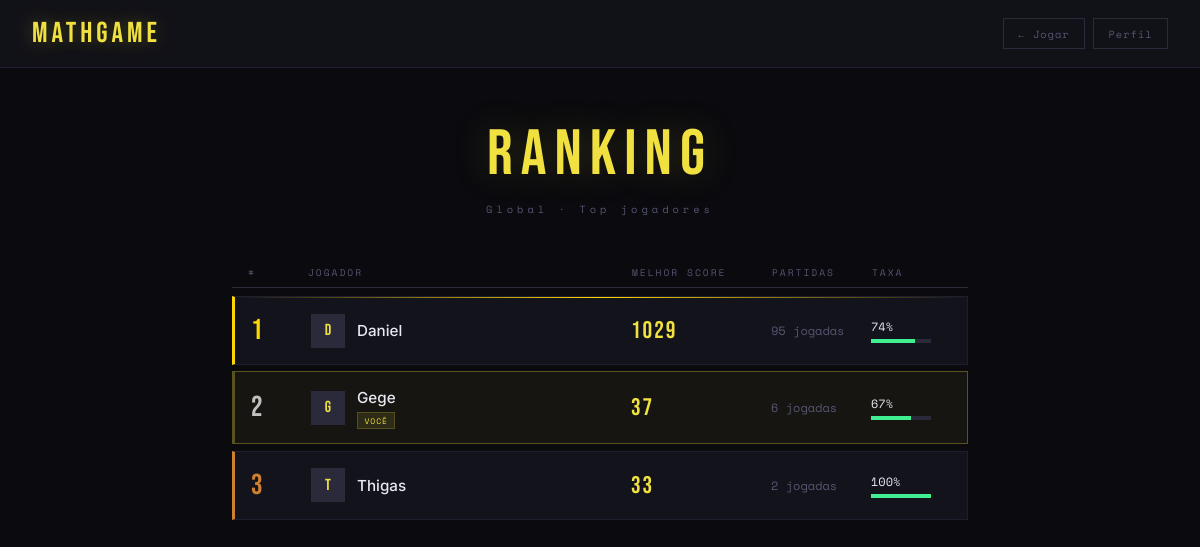
The app's page /ranking (signed in) with its own data.
### tables this page shows
CREATE TABLE usuarios (
            id INTEGER PRIMARY KEY AUTOINCREMENT,
            username TEXT UNIQUE NOT NULL,
            senha_hash TEXT NOT NULL,
            criado_em TEXT NOT NULL,
            total_partidas INTEGER DEFAULT 0,
            total_acertos INTEGER DEFAULT 0,
            melhor_pontuacao INTEGER DEFAULT 0
        );

### app.py (the view)
@app.route('/ranking')
def ranking():
    redir = exige_login()
    if redir:
        return redir
    usuario = usuario_logado()
    dados_ranking = buscar_ranking(20)
    return render_template('ranking.html', usuario=usuario, ranking=dados_ranking)

### app.py (called while the page is built)
def usuario_logado() -> dict | None:
    uid = session.get('usuario_id')
    if uid:
        return buscar_usuario(uid)
    return None

def exige_login():
    if not usuario_logado():
        return redirect(url_for('login'))
    return None

### models/database.py (called while the page is built)
def get_connection() -> sqlite3.Connection:
    conn = sqlite3.connect(DB_PATH)
    conn.row_factory = sqlite3.Row
    return conn

def buscar_usuario(usuario_id: int) -> dict | None:
    conn = get_connection()
    u = conn.execute('SELECT * FROM usuarios WHERE id = ?', (usuario_id,)).fetchone()
    conn.close()
    return dict(u) if u else None

def buscar_ranking(limite: int = 10) -> list[dict]:
    conn = get_connection()
    rows = conn.execute('''
        SELECT username, melhor_pontuacao, total_partidas, total_acertos
        FROM usuarios
        WHERE total_partidas > 0
        ORDER BY melhor_pontuacao DESC
        LIMIT ?
    ''', (limite,)).fetchall()
    conn.close()
    return [dict(r) for r in rows]

### templates/ranking.html (shortened to what this page needs)
<!DOCTYPE html>
<html lang="pt-br">
<head>
</head>
<body>
<header>
  <a href="/jogo" class="header-logo">MATHGAME</a>
  <div class="header-nav">
    <a href="/jogo" class="nav-btn">← Jogar</a>
    <a href="/perfil" class="nav-btn">Perfil</a>
  </div>
</header>
<main>
  <div class="page-header">
    <div class="page-title">Ranking</div>
    <div class="page-sub">Global · Top jogadores</div>
  </div>
  {% if ranking %}
  <div class="ranking-header">
    <span>#</span>
    <span>Jogador</span>
    <span>Melhor Score</span>
    <span>Partidas</span>
    <span>Taxa</span>
  </div>
  {% for jogador in ranking %}
  {% set taxa = (jogador.total_acertos / jogador.total_partidas * 100)|round(0)|int if jogador.total_partidas > 0 else 0 %}
  <div class="ranking-row pos-{{ loop.index }} {% if jogador.username == usuario.username %}meu-perfil{% endif %}">
    <div class="col-pos">{{ loop.index }}</div>
    <div class="col-user">
      <div class="avatar">{{ jogador.username[0]|upper }}</div>
      <div>
        <div class="username">{{ jogador.username }}</div>
        {% if jogador.username == usuario.username %}
        <span class="eu-badge">VOCÊ</span>
        {% endif %}
      </div>
    </div>
    <div class="col-pontos">{{ jogador.melhor_pontuacao }}</div>
    <div class="col-partidas">{{ jogador.total_partidas }} jogadas</div>
    <div class="col-taxa">
      {{ taxa }}%
      <div class="taxa-bar">
        <div class="taxa-fill" style="width: {{ taxa }}%"></div>
      </div>
    </div>
  </div>
  {% endfor %}
  {% else %}
  <div class="empty-state">
    Nenhum jogador ainda.<br>
    Seja o primeiro!<br><br>
    <a href="/jogo" class="btn-jogar">Jogar Agora</a>
  </div>
  {% endif %}
</main>
</body>
</html>

### templates/ranking.html (style rules this page uses)
:root { --bg: #0a0a0f; --surface: #111118; --border: #1e1e2e; --border2: #2a2a3a; --accent: #f0e040; --accent2: #40e0f0; --green: #40f090; --danger: #f04060; --text: #e8e8f0; --muted: #555570; --card: #13131c; --gold: #ffd700; --silver: #c0c0c0; --bronze: #cd7f32; }
* { margin: 0; padding: 0; box-sizing: border-box; }
body { background: var(--bg); color: var(--text); font-family: 'Inter', sans-serif; min-height: 100vh; }
header { display: flex; align-items: center; justify-content: space-between; padding: 1rem 2rem; border-bottom: 1px solid var(--border); background: var(--surface); }
.header-logo { font-family: 'Bebas Neue', sans-serif; font-size: 1.8rem; color: var(--accent); letter-spacing: 4px; text-shadow: 0 0 20px rgba(240,224,64,0.3); text-decoration: none; }
.header-nav { display: flex; gap: 0.5rem; }
.nav-btn { padding: 0.4rem 0.9rem; background: none; border: 1px solid var(--border2); color: var(--muted); font-family: 'Space Mono', monospace; font-size: 0.65rem; letter-spacing: 1px; cursor: pointer; transition: all 0.2s; text-decoration: none; display: inline-flex; align-items: center; }
main { max-width: 800px; margin: 3rem auto; padding: 0 2rem; }
.page-header { text-align: center; margin-bottom: 2.5rem; }
.page-title { font-family: 'Bebas Neue', sans-serif; font-size: 4rem; letter-spacing: 8px; color: var(--accent); text-shadow: 0 0 40px rgba(240,224,64,0.2); }
.page-sub { font-family: 'Space Mono', monospace; font-size: 0.65rem; color: var(--muted); letter-spacing: 4px; margin-top: 0.5rem; }
.ranking-header { display: grid; grid-template-columns: 60px 1fr 140px 100px 80px; padding: 0.5rem 1rem; font-family: 'Space Mono', monospace; font-size: 0.6rem; letter-spacing: 2px; color: var(--muted); text-transform: uppercase; border-bottom: 1px solid var(--border2); margin-bottom: 0.5rem; }
.ranking-row { display: grid; grid-template-columns: 60px 1fr 140px 100px 80px; padding: 1rem; border: 1px solid var(--border); background: var(--card); margin-bottom: 0.4rem; align-items: center; transition: all 0.2s; position: relative; overflow: hidden; }
.ranking-row.pos-1 { border-left: 3px solid var(--gold); }
.ranking-row.pos-2 { border-left: 3px solid var(--silver); }
.ranking-row.pos-3 { border-left: 3px solid var(--bronze); }
.ranking-row.meu-perfil { border-color: rgba(240,224,64,0.3); background: rgba(240,224,64,0.05); }
.ranking-row.pos-1::before { content: ''; position: absolute; top: 0; left: 0; right: 0; height: 1px; background: linear-gradient(90deg, transparent, var(--gold), transparent); }
.col-pos { font-family: 'Bebas Neue', sans-serif; font-size: 1.8rem; color: var(--muted); letter-spacing: 2px; }
.ranking-row.pos-1 .col-pos { color: var(--gold); }
.ranking-row.pos-2 .col-pos { color: var(--silver); }
.ranking-row.pos-3 .col-pos { color: var(--bronze); }
.col-user { display: flex; align-items: center; gap: 0.75rem; }
.avatar { width: 34px; height: 34px; background: var(--border2); display: flex; align-items: center; justify-content: center; font-family: 'Bebas Neue', sans-serif; font-size: 1rem; color: var(--accent); flex-shrink: 0; }
.username { font-weight: 500; font-size: 0.95rem; }
.eu-badge { font-family: 'Space Mono', monospace; font-size: 0.5rem; letter-spacing: 1px; color: var(--accent); background: rgba(240,224,64,0.1); border: 1px solid rgba(240,224,64,0.2); padding: 0.1rem 0.4rem; }
.col-pontos { font-family: 'Bebas Neue', sans-serif; font-size: 1.5rem; color: var(--accent); letter-spacing: 2px; }
.col-partidas { font-family: 'Space Mono', monospace; font-size: 0.75rem; color: var(--muted); }
.col-taxa { font-family: 'Space Mono', monospace; font-size: 0.75rem; }
.taxa-bar { width: 60px; height: 4px; background: var(--border2); margin-top: 4px; overflow: hidden; }
.taxa-fill { height: 100%; background: var(--green); }

### records on screen
usuarios: username "D", username "Daniel", melhor_pontuacao "1029", total_partidas "95", taxa "74"
usuarios: username "G", username "Gege", shows "VOCÊ", melhor_pontuacao "37", total_partidas "6", taxa "67"
usuarios: username "T", username "Thigas", melhor_pontuacao "33", total_partidas "2", taxa "100"
